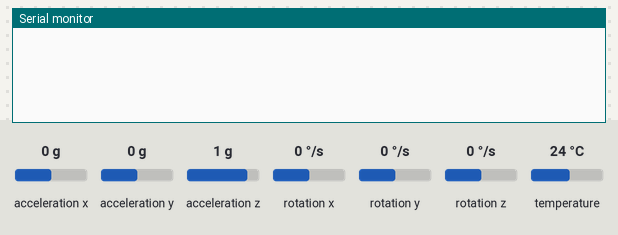
This sketch was run on a simulated Arduino Leonardo, built with avr-gcc and run on an emulated ATmega32U4. Shown: the last lines printed to the serial monitor. The inputs (shaded band) are chosen by the test bench; at power-on: rotation z 0 °/s, acceleration x 0 g, acceleration y 0 g, acceleration z 1 g, rotation x 0 °/s, rotation y 0 °/s, temperature 24 °C.

Above: at 1.3 s.
1.4 s: rotation z set to -192 °/s
At 2.5 s:
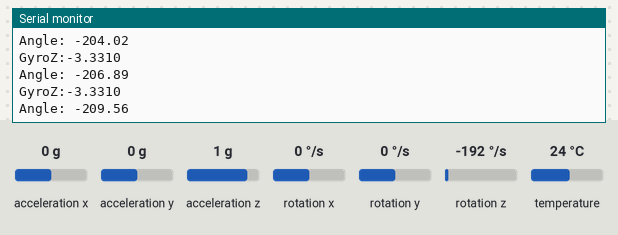
2.9 s: rotation z set to -100 °/s
At 3.5 s:
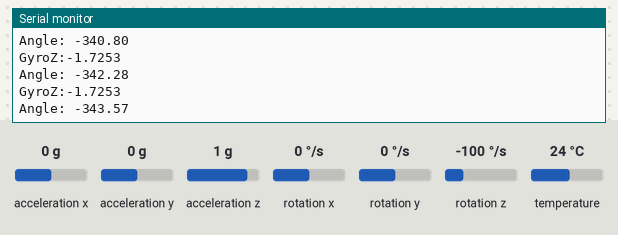
Timing chart, 0 to 5.9 s (numbered marks = the images above; inputs shaded):
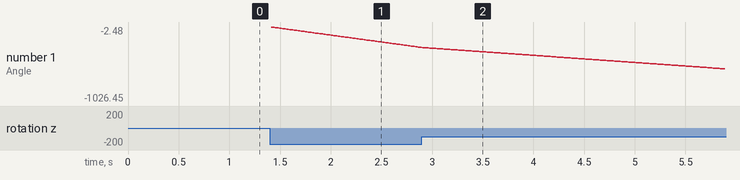

The sketch:

IMUTest.ino
```cpp
// Basic demo for accelerometer readings from Adafruit MPU6050

#include <Adafruit_MPU6050.h>
#include <Adafruit_Sensor.h>
#include <Wire.h>

Adafruit_MPU6050 mpu;
float gyro, angle;
float currentTime, prevTime, elapsedTime;

void setup(void) {
  Serial.begin(115200);
  while (!Serial) {
    delay(10); // will pause Zero, Leonardo, etc until serial console opens
  }

  // Try to initialize!
  if (!mpu.begin()) {
    Serial.println("Failed to find MPU6050 chip");
    while (1) {
      delay(10);
    }
  }

  mpu.setAccelerometerRange(MPU6050_RANGE_16_G);
  mpu.setGyroRange(MPU6050_RANGE_250_DEG);
  mpu.setFilterBandwidth(MPU6050_BAND_21_HZ);
  Serial.println("");
  delay(100);

  currentTime = millis();
  angle = 0;
}

void loop() {

  prevTime = currentTime;
  currentTime = millis();
  elapsedTime = (currentTime-prevTime)/1000;
  /* Get new sensor events with the readings */
  sensors_event_t a, g, temp;
  mpu.getEvent(&a, &g, &temp);
  gyro = g.gyro.z+0.02;   //+0.02 offset since it reads -0.02 when stable

  /* Print out the values */
  if (gyro > 0.07 || gyro <-0.07){
    angle = angle + gyro*elapsedTime*57.2958;
    Serial.print("GyroZ:");
    Serial.print(gyro,4);
    Serial.println("");
    Serial.print("Angle: ");
    Serial.print(angle);
    Serial.println("");
  }
  delay(10);
}
```

Measured:
- after the input at 1.4 s, the serial monitor: prints a new line at once (image 1)
